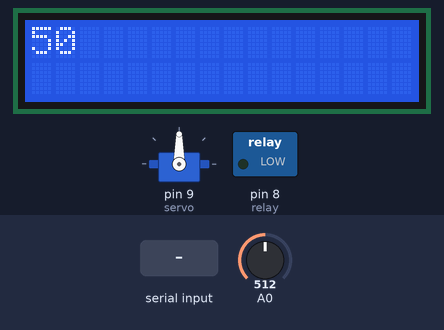
Bench run of a sketch on a simulated Arduino Uno, built with avr-gcc and run on an emulated ATmega328P. Shown: servo, 16×2 character LCD, switched loads named in the sketch (green lamp = pin HIGH). Inputs (shaded band) come from the test bench; at power-on: A0 = 512. What the sketch prints to the serial monitor is not drawn.

Above: at 2.2 s.
2.3 s: A0 set to 662
At 3.5 s:
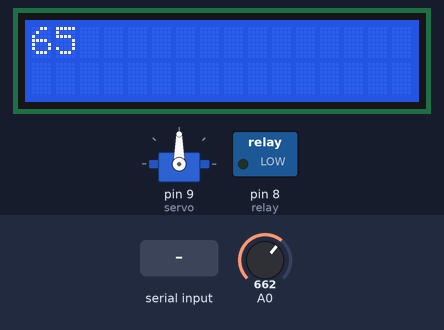
5.3 s: A0 set to 679
At 6.6 s:
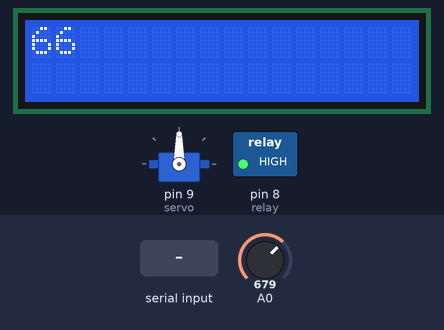
8.3 s: "i" received over Serial
At 8.6 s:
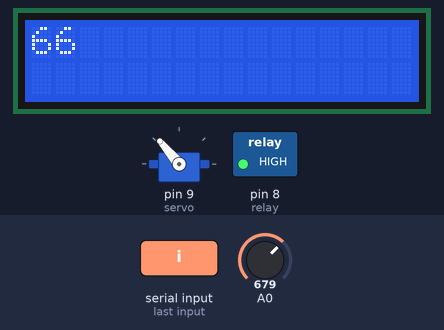
11.3 s: "o" received over Serial
At 11.6 s:
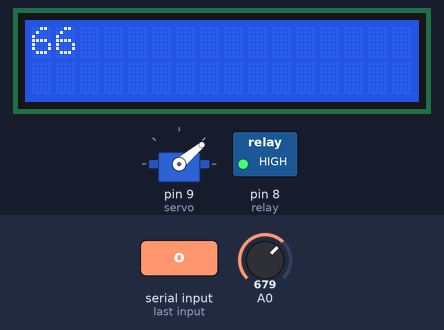
14.3 s: A0 set to 994
At 14.8 s:
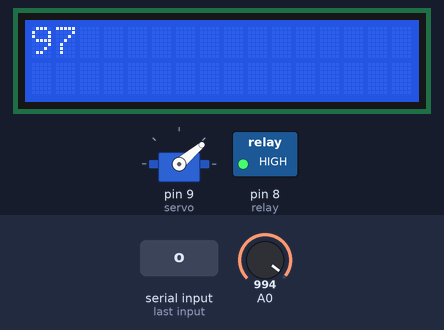
17.3 s: A0 set to 1016
At 17.9 s:
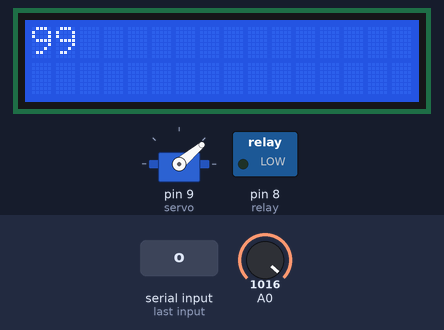
Timing chart, 0 to 20.3 s (numbered marks = the images above; inputs shaded):
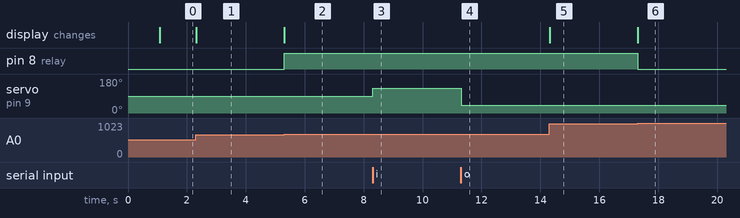

The sketch:

Agriculture-Robot-engineer.ino
```cpp
#include <LiquidCrystal.h>
#include <Servo.h>
const int rs = 6, en = 7, d4 = 2, d5 = 3, d6 = 4, d7 = 5;
LiquidCrystal lcd(rs, en, d4, d5, d6, d7);
Servo servo;
  //car motors pins
   byte p1=2;
   byte p2=3;
   byte p3=4;
   byte p4=5;
   char D;
   byte relay = 8;
   int x =0;
   int moisture =100;

void setup() {
  // put your setup code here, to run once:
  //declare car motors
  pinMode (p1,OUTPUT);
  pinMode (p2,OUTPUT);
  pinMode (p3,OUTPUT);
  pinMode (p4,OUTPUT);
  pinMode (relay , OUTPUT);
  Serial.begin(9600); //declare the serial monitor
  servo.attach(9); //declare servo motor
  // declare lcd and display in beginning soil moiture
  lcd.begin(16, 2);
  lcd.clear();
  lcd.setCursor(0, 0);
  lcd.print("Soil Moisture :) ");
  delay (1000);
}

void loop() {

  lcd.clear();
  lcd.setCursor(0,0);
  moisture = analogRead(A0);
  moisture = map(moisture,0,1023,1,100);
  lcd.print(moisture);
  if (moisture > 65 && moisture < 98)
  {
     digitalWrite(relay,HIGH);
  }
  else
  {
    digitalWrite(relay,LOW);
  }

  if (Serial.available())
  {
    D = Serial.read();
    Serial.println(D);
    if (D == 'F')
    {
      //forward
      digitalWrite(p1,HIGH);
      digitalWrite(p2,LOW);
      digitalWrite(p3,HIGH);
      digitalWrite(p4,LOW);
    }
   else if (D == 'B')
    {
      //backword
      digitalWrite(p1,LOW);
      digitalWrite(p2,HIGH);
      digitalWrite(p3,LOW);
      digitalWrite(p4,HIGH);
    }
   else if (D=='L')
    {
      //left front
      digitalWrite(p1,HIGH);
      digitalWrite(p2,LOW);
      digitalWrite(p3,LOW);
      digitalWrite(p4,LOW);
    }
   else if (D=='R')
    {
      //right front
     digitalWrite(p1,LOW);
     digitalWrite(p2,LOW);
     digitalWrite(p3,HIGH);
     digitalWrite(p4,LOW);
    }
     else if (D=='H')
    {
      //right back
      digitalWrite(p1,LOW);
      digitalWrite(p2,HIGH);
      digitalWrite(p3,LOW);
      digitalWrite(p4,LOW);
    }
   else if (D=='J')
    {
      //left back
     digitalWrite(p1,LOW);
     digitalWrite(p2,LOW);
     digitalWrite(p3,LOW);
     digitalWrite(p4,HIGH);
    }
     else if (D== 'i')   //servo in
    {
     x = 130;
     servo.write(x);
    }
    else if (D=='o') //servo  out
    {
      x = 40 ;
      servo.write(x);
    }

   else //stop
   {
     digitalWrite(p1,LOW);
     digitalWrite(p2,LOW);
     digitalWrite(p3,LOW);
     digitalWrite(p4,LOW);
     digitalWrite(relay,LOW);
   }
  }

}
```

Measured:
- the behaviour switches between 671 and 672 on A0 (found by bisection; images 1 and 2)
- the behaviour switches between 1002 and 1003 on A0 (found by bisection; images 5 and 6)
- after the input at 2.3 s, the display: changes at once (image 1)
- after the input at 5.3 s, pin 8 (relay): LOW → HIGH at once; the display: changes at once (image 2)
- after the input at 8.3 s, servo on pin 9 (servo): 90° → 130° at once
- after the input at 11.3 s, servo on pin 9 (servo): 130° → 40° at once
- after the input at 14.3 s, the display: changes at once (image 5)
- after the input at 17.3 s, pin 8 (relay): HIGH → LOW at once; the display: changes at once (image 6)
